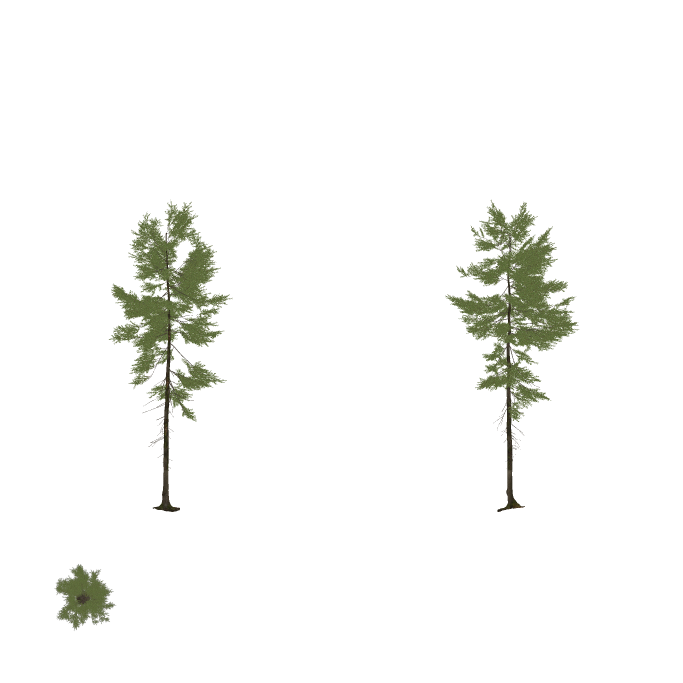
#> input picture assets/environment/garda_forest/garda_fir_atlas.png, 2048 x 2048 px, given in place of branchleaves.png, which was not available (shown at 1/3 size)
$ python pack_garda_tree_atlas.py base
#> lines starting #> are read from the running program, lines starting #| are printed output that depends on the picture; after the words box and inside, x2 and y2 are one past the last pixel; in counts of white or black regions, pixels touching at a corner belong together; pictures that were not available may be replaced by others from this repository, and a replacement may not be noted
"""Authoring only (Python + Pillow + NumPy). Sources/commands: garda_forest/SOURCES.md.
Run 'base' before Blender build/bake; 'pack' after its front/side/top renders.
"""
import argparse
from pathlib import Path
from tempfile import TemporaryDirectory

import numpy as np
from PIL import Image, ImageEnhance, ImageFilter

ROOT = Path(__file__).resolve().parent.parent
SOURCE = ROOT / 'subagent-artifacts/garda-forest/tree-source'
ATLAS = ROOT / 'assets/environment/garda_forest/garda_broadleaf_atlas.png'


def padded(image, rectangles):
    """Bleed RGB into atlas gutters, then fill low-alpha canopy texels."""
    pixels = np.array(image)
    pixels[pixels[:, :, 3] < 128, :3] = 0
    rgb = Image.fromarray(pixels[:, :, :3])
    mask = Image.fromarray(np.where(pixels[:, :, 3] < 128, 255, 0).astype('uint8'))
    for _ in range(8):
        rgb = Image.composite(rgb.filter(ImageFilter.MaxFilter(3)), rgb, mask)
    pixels[:, :, :3] = np.array(rgb)
    for x, y, w, h in rectangles:
        tile = pixels[y:y+h, x:x+w]
        solid = tile[:, :, 3] > 224
        assert solid.any(), 'Empty foliage image'
        # Prevent black RGB from contaminating the distant alpha-tested mipmaps.
        tile[tile[:, :, 3] < 128, :3] = tile[solid, :3].mean(axis=0).astype('uint8')
    result = Image.fromarray(pixels)
    assert result.getchannel('A').tobytes() == image.getchannel('A').tobytes()
    return result


def build(phase, output, source=SOURCE):
#> called with phase = 'base'
    atlas = Image.new('RGBA', (2048, 2048))
#> atlas: PIL image 2048x2048 RGBA; every value is 0
    branch = Image.open(source / 'branchleaves.png').convert('RGBA')
#> branch is the input picture: PIL image 2048x2048 RGBA; mean R, G, B, A 6.9, 7.7, 4.5, 12.5
    rgb = ImageEnhance.Color(ImageEnhance.Brightness(branch.convert('RGB')).enhance(2.05)).enhance(.65)
    rgb.putalpha(branch.getchannel('A'))
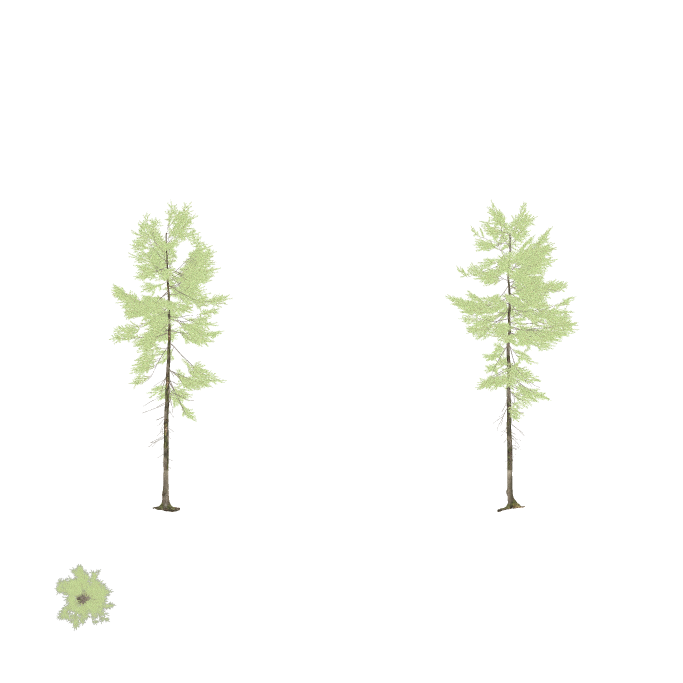
#> rgb: PIL image 2048x2048 RGBA (shown at 1/3 size); mean R, G, B, A 14.2, 15.2, 11, 12.5; transparent parts drawn white
    atlas.paste(rgb.resize((1536, 394), Image.Resampling.LANCZOS), (0, 0))
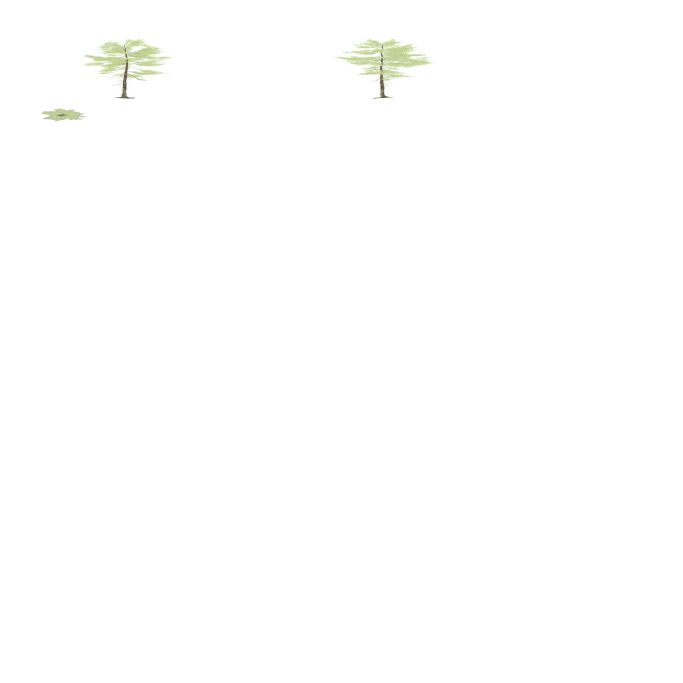
#> atlas: PIL image 2048x2048 RGBA (shown at 1/3 size); mean R, G, B, A 2, 2.2, 1.5, 1.8; transparent parts drawn white
    bark = Image.open(source / 'bark_brown_02_diff_1k.jpg').convert('RGBA')
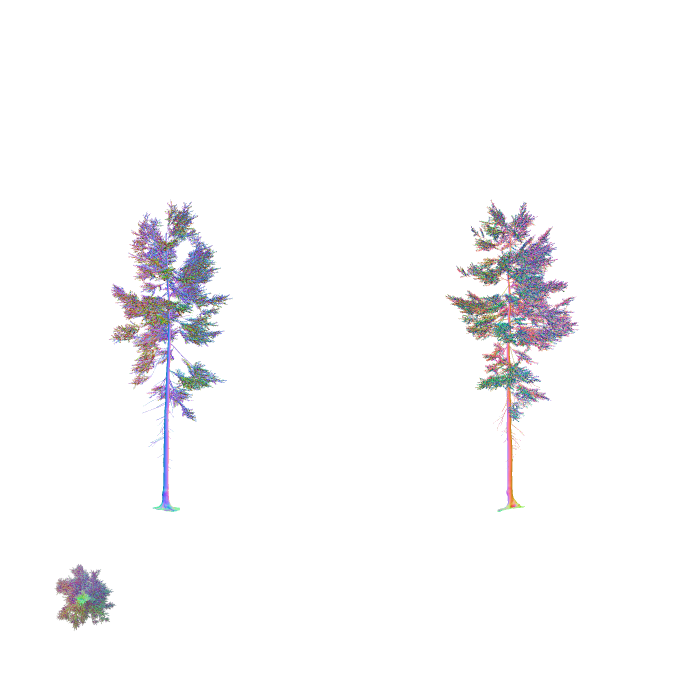
#> input picture assets/environment/garda_forest/garda_fir_normals.png, 2048 x 2048 px, given in place of bark_brown_02_diff_1k.jpg, which was not available (shown at 1/3 size)
#> bark is the input picture: PIL image 2048x2048 RGBA; mean R, G, B, A 10.2, 9.2, 10.8, 12.5
    atlas.paste(bark.resize((256, 512), Image.Resampling.LANCZOS), (1792, 0))
    rectangles = [(0, 0, 1536, 394)]
    if phase == 'pack':
        for view, xy, size in [('front', (0, 512), 1024), ('side', (1024, 512), 1024), ('top', (0, 1536), 512)]:
            image = Image.open(source / (view + '.png')).convert('RGBA')
            atlas.paste(image.resize((size, size), Image.Resampling.LANCZOS), xy)
            rectangles.append((*xy, size, size))
    output.parent.mkdir(parents=True, exist_ok=True)
    padded(atlas, rectangles).save(output)
#> in padded, `rgb = Image.fromarray(pixels[:, :, :3])`:
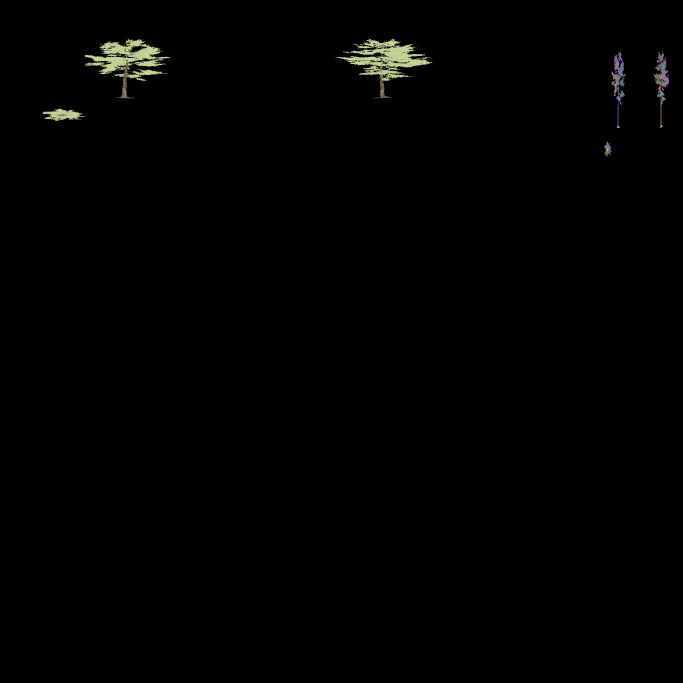
#> rgb: PIL image 2048x2048 RGB (shown at 1/3 size); mean R, G, B 1.6, 1.6, 1.3
#> in padded, `mask = Image.fromarray(np.where(pixels[:, :, 3] < 128, 255, 0).astype(..`:
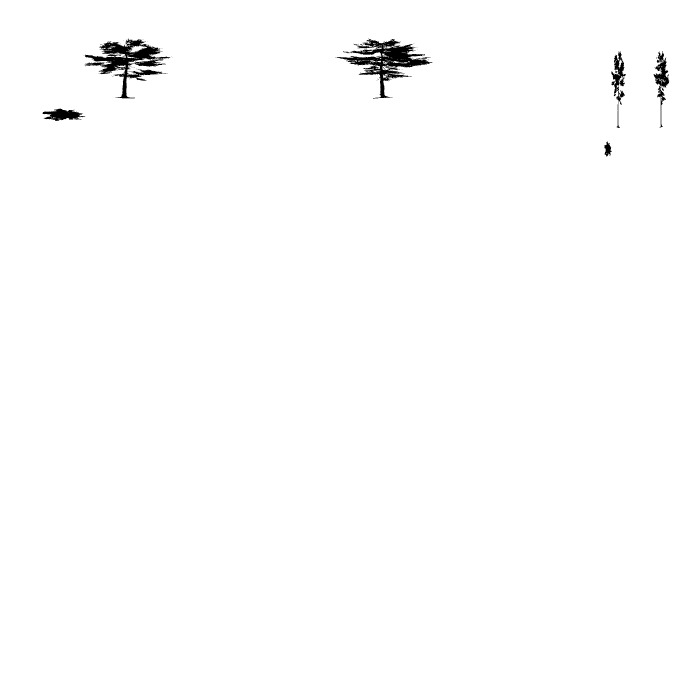
#> mask: PIL image 2048x2048 L (shown at 1/3 size); 99.1% white; 146 black regions (138 under 20 px), largest, box (x1, y1, x2, y2) and area: (1010, 117, 1298, 296) 14010, (254, 116, 511, 295) 13458, (1960, 153, 2008, 384) 3067
#> the loop in padded, `for x, y, w, h in rectangles:` made 1 pass
#> pass 1, in padded, `tile = pixels[y:y+h, x:x+w]`:
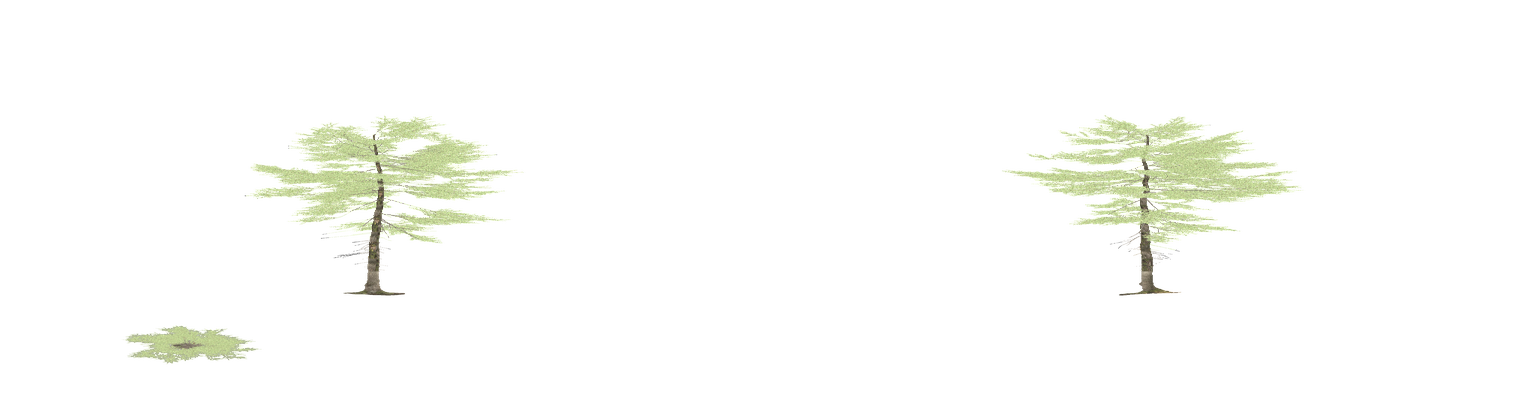
#> tile: shape (394, 1536, 4); mean R, G, B, A 21.9, 23.4, 16.9, 12.5; transparent parts drawn white
#> pass 1, in padded, `solid = tile[:, :, 3] > 224`:
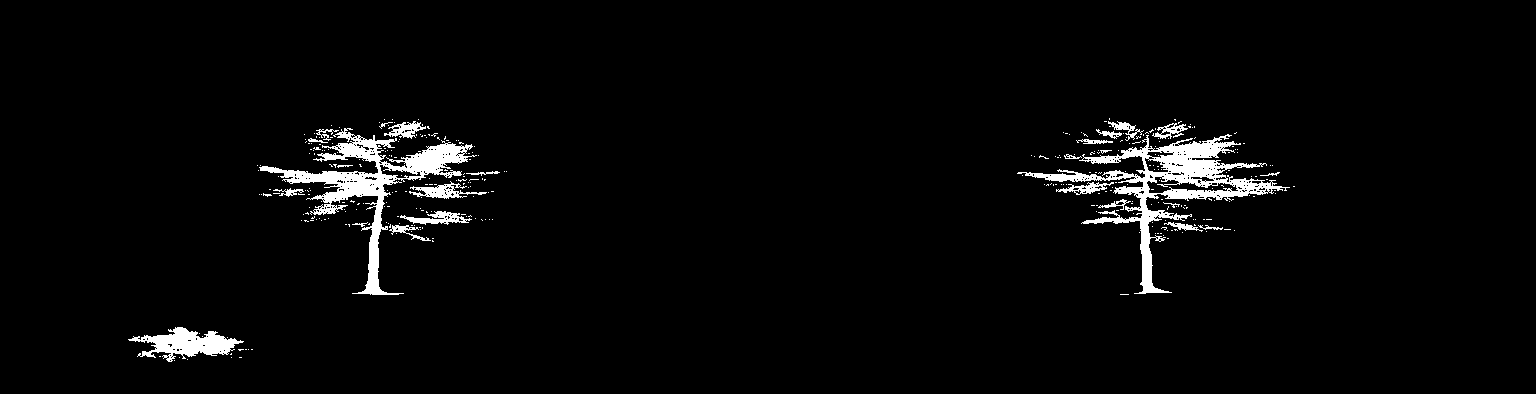
#> solid: shape (394, 1536) bool; 3.2% white; 333 white regions (307 under 20 px), largest, box (x1, y1, x2, y2) and area: (1017, 134, 1290, 294) 7168, (259, 128, 477, 295) 6171, (128, 327, 244, 362) 1871
    print('GARDA ATLAS PASS', phase, output)


def pack_normals(output, source=SOURCE):
    atlas = Image.new('RGB', (2048, 2048), (128, 255, 128))
    for view, xy, size in [('front', (0, 512), 1024), ('side', (1024, 512), 1024), ('top', (0, 1536), 512)]:
        pixels = np.array(Image.open(source / (view + '_normal.png')).convert('RGBA'))
        # Blender Z-up -> glTF/Godot Y-up; this is object-space, not a tangent normal map.
        rgb = pixels[:, :, [0, 2, 1]].copy()
        rgb[:, :, 2] = 255 - rgb[:, :, 2]
        solid = pixels[:, :, 3] > 128
        rgb[~solid] = (128, 255, 128)
        atlas.paste(Image.fromarray(rgb).resize((size, size), Image.Resampling.LANCZOS), xy)
    atlas.save(output)
    print('GARDA NORMAL ATLAS PASS', output)


if __name__ == '__main__':
    parser = argparse.ArgumentParser(description=__doc__)
    parser.add_argument('phase', choices=['base', 'pack', 'check', 'normals'])
    parser.add_argument('--output', type=Path, default=ATLAS)
    parser.add_argument('--source', type=Path, default=SOURCE)
    args = parser.parse_args()
    if args.phase == 'normals':
        pack_normals(args.output if args.output != ATLAS else ATLAS.with_name('garda_broadleaf_normals.png'), args.source)
    elif args.phase == 'check':
        expected = Image.open(args.output).convert('RGBA')
        with TemporaryDirectory() as directory:
            path = Path(directory) / 'atlas.png'
            build('base', path, args.source)
            base = Image.open(path).convert('RGBA')
            for box in [(0, 0, 1536, 394), (1792, 0, 2048, 512)]:
                assert base.crop(box).tobytes() == expected.crop(box).tobytes()
            build('pack', path, args.source)
            actual = Image.open(path).convert('RGBA')
            assert actual.size == expected.size and actual.tobytes() == expected.tobytes()
            pack_normals(path, args.source)
            expected_normals = Image.open(args.output.with_name('garda_broadleaf_normals.png')).convert('RGB')
            assert Image.open(path).tobytes() == expected_normals.tobytes()
        print('GARDA ATLAS REPRODUCTION PASS')
    else:
        build(args.phase, args.output, args.source)
